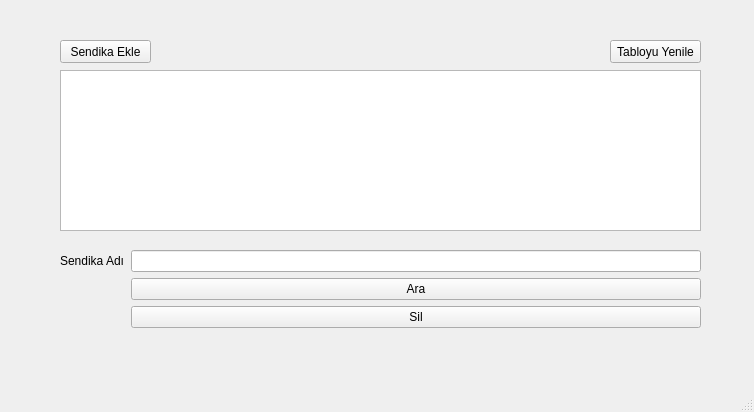
<?xml version="1.0" encoding="UTF-8"?>
<ui version="4.0">
 <class>MainWindow</class>
 <widget class="QMainWindow" name="MainWindow">
  <property name="geometry">
   <rect>
    <x>0</x>
    <y>0</y>
    <width>754</width>
    <height>412</height>
   </rect>
  </property>
  <property name="windowTitle">
   <string>Sendika Takip Programı</string>
  </property>
  <property name="autoFillBackground">
   <bool>false</bool>
  </property>
  <widget class="QWidget" name="centralwidget">
   <widget class="QTableWidget" name="tableWidget">
    <property name="geometry">
     <rect>
      <x>60</x>
      <y>70</y>
      <width>641</width>
      <height>161</height>
     </rect>
    </property>
    <property name="sizePolicy">
     <sizepolicy hsizetype="Expanding" vsizetype="Expanding">
      <horstretch>0</horstretch>
      <verstretch>0</verstretch>
     </sizepolicy>
    </property>
   </widget>
   <widget class="QWidget" name="formLayoutWidget">
    <property name="geometry">
     <rect>
      <x>60</x>
      <y>250</y>
      <width>641</width>
      <height>86</height>
     </rect>
    </property>
    <layout class="QFormLayout" name="formLayout">
     <item row="1" column="0">
      <widget class="QLabel" name="label">
       <property name="text">
        <string>Sendika Adı</string>
       </property>
      </widget>
     </item>
     <item row="1" column="1">
      <widget class="QLineEdit" name="sendikaAdiLineEdit"/>
     </item>
     <item row="2" column="1">
      <widget class="QPushButton" name="araButton">
       <property name="text">
        <string>Ara</string>
       </property>
      </widget>
     </item>
     <item row="3" column="1">
      <widget class="QPushButton" name="silButton">
       <property name="text">
        <string>Sil</string>
       </property>
      </widget>
     </item>
    </layout>
   </widget>
   <widget class="QPushButton" name="ekleButton">
    <property name="geometry">
     <rect>
      <x>60</x>
      <y>40</y>
      <width>91</width>
      <height>23</height>
     </rect>
    </property>
    <property name="text">
     <string>Sendika Ekle</string>
    </property>
   </widget>
   <widget class="QPushButton" name="yenileButton">
    <property name="geometry">
     <rect>
      <x>610</x>
      <y>40</y>
      <width>91</width>
      <height>23</height>
     </rect>
    </property>
    <property name="text">
     <string>Tabloyu Yenile</string>
    </property>
   </widget>
  </widget>
  <widget class="QMenuBar" name="menubar">
   <property name="geometry">
    <rect>
     <x>0</x>
     <y>0</y>
     <width>754</width>
     <height>21</height>
    </rect>
   </property>
  </widget>
  <widget class="QStatusBar" name="statusbar"/>
 </widget>
 <resources/>
 <connections/>
</ui>
